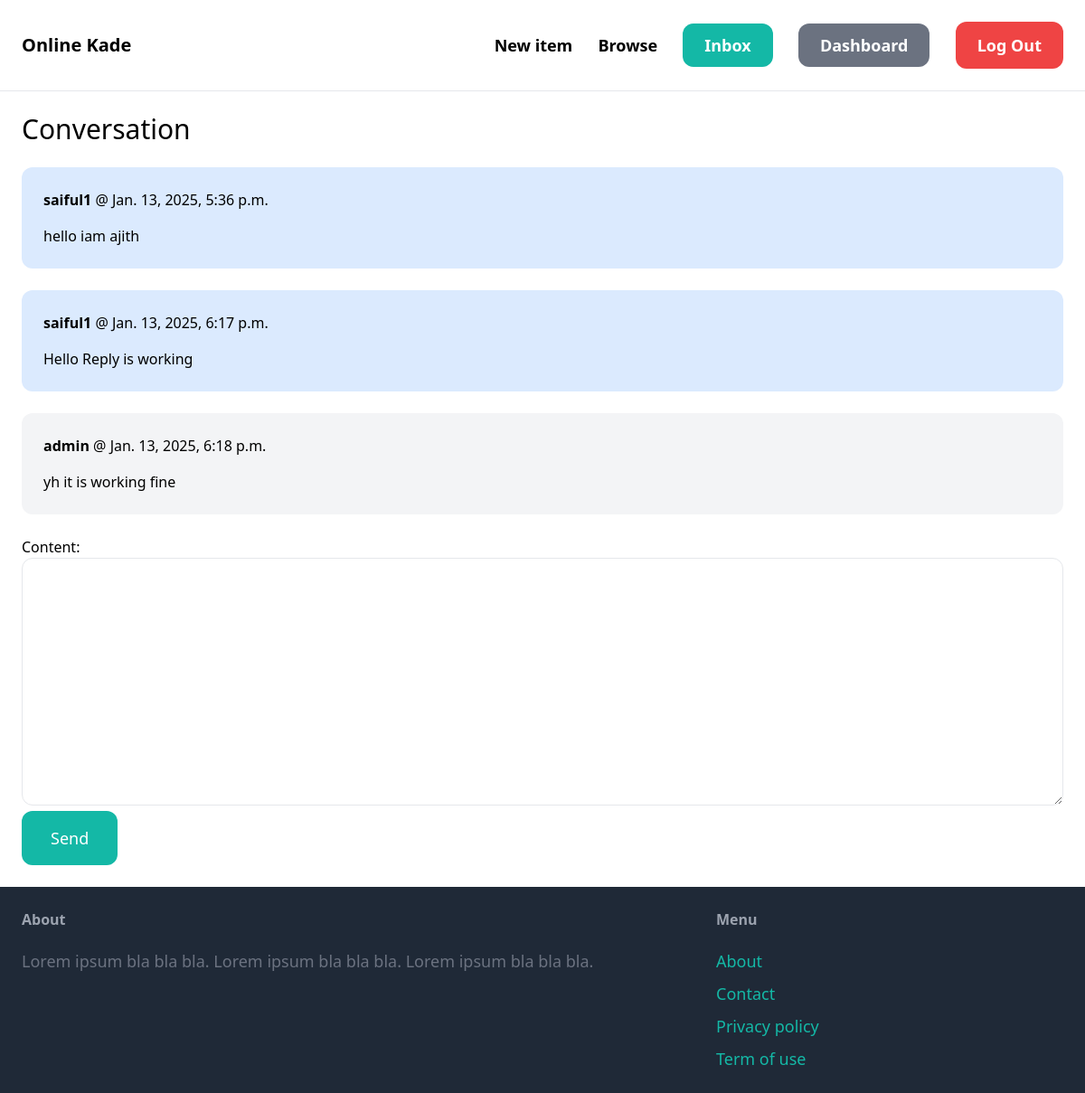
Screenshot of /inbox/1/ (signed in) with the database file from the repository.
### conversation/models.py (models this page shows)
class ConversationMessage(models.Model):
    conversation = models.ForeignKey(
        Conversation, related_name='messages', on_delete=models.CASCADE)
    content = models.TextField()
    created_at = models.DateTimeField(auto_now_add=True)
    created_by = models.ForeignKey(
        User, related_name='created_messages', on_delete=models.CASCADE)

### conversation/views.py (the view)
# urls.py: path('<int:pk>/', views.detail, name='detail'),
@login_required
def detail(request, pk):
    conversation = Conversation.objects.filter(
        members__in=[request.user.id]).get(pk=pk)
    if request.method == 'POST':
        form = ConversationMessageForm(request.POST)
        if form.is_valid():
            conversation_message = form.save(commit=False)
            conversation_message.conversation = conversation
            conversation_message.created_by = request.user
            conversation_message.save()
            conversation.save()
            return redirect('conversation:detail', pk=pk)
    else:
        form = ConversationMessageForm()
    return render(request, 'conversation/detail.html', {
        'conversation': conversation,
        'form': form
    })

### conversation/forms.py
class ConversationMessageForm(forms.ModelForm):
    class Meta:
        model = ConversationMessage
        fields = ('content',)
        widgets = {
            'content': forms.Textarea(attrs={
                'class': 'w-full py-4 px-6 rounded-xl border'
            })
        }

### conversation/templates/conversation/detail.html (shortened to what this page needs)
{% extends 'core/base.html' %}
{% block content %}
<h1 class="mb-6 text-3xl">Conversation</h1>
<div class="space-y-6">
    {% for message in conversation.messages.all %}
    <div class="p-6 flex {% if message.created_by == request.user %}bg-blue-100{% else %}bg-gray-100{% endif %} rounded-xl">
            <div>
                <p class="mb-4"><strong>{{ message.created_by.username }}</strong> @ {{ message.created_at }}</p>
                <p>{{ message.content }}</p>
            </div>
        </div>
    {% endfor %}
</div>
<form method="post" action="." class="mt-6">
    {{ form.as_p }}
    <button class="py-4 px-8 text-lg bg-teal-500 hover:bg-teal-700 rounded-xl text-white">Send</button>
</form>
{% endblock %}

### rows the page displays
ConversationMessage: created_by.username "saiful1", created_at "Jan. 13, 2025, 5:36 p.m.", content "hello iam ajith"
ConversationMessage: created_by.username "saiful1", created_at "Jan. 13, 2025, 6:17 p.m.", content "Hello Reply is working"
ConversationMessage: created_by.username "admin", created_at "Jan. 13, 2025, 6:18 p.m.", content "yh it is working fine"
